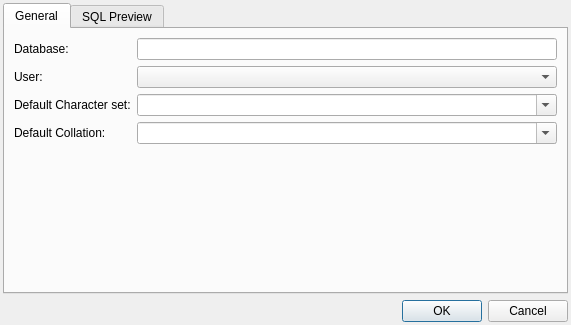
<?xml version="1.0" encoding="UTF-8"?>
<ui version="4.0">
 <class>EditDatabaseDialog</class>
 <widget class="QDialog" name="EditDatabaseDialog">
  <property name="geometry">
   <rect>
    <x>0</x>
    <y>0</y>
    <width>571</width>
    <height>325</height>
   </rect>
  </property>
  <property name="windowTitle">
   <string>Dialog</string>
  </property>
  <layout class="QVBoxLayout" name="verticalLayout">
   <property name="leftMargin">
    <number>3</number>
   </property>
   <property name="topMargin">
    <number>3</number>
   </property>
   <property name="rightMargin">
    <number>3</number>
   </property>
   <property name="bottomMargin">
    <number>3</number>
   </property>
   <item>
    <widget class="QTabWidget" name="tabWidget">
     <property name="currentIndex">
      <number>0</number>
     </property>
     <widget class="QWidget" name="tab">
      <attribute name="title">
       <string>General</string>
      </attribute>
      <layout class="QGridLayout" name="gridLayout">
       <item row="2" column="1">
        <widget class="QComboBox" name="cbox_charset">
         <property name="editable">
          <bool>true</bool>
         </property>
        </widget>
       </item>
       <item row="0" column="1">
        <widget class="QLineEdit" name="le_database"/>
       </item>
       <item row="3" column="0">
        <widget class="QLabel" name="lb_collation">
         <property name="text">
          <string>Default Collation:</string>
         </property>
        </widget>
       </item>
       <item row="2" column="0">
        <widget class="QLabel" name="lb_charset">
         <property name="text">
          <string>Default Character set:</string>
         </property>
        </widget>
       </item>
       <item row="3" column="1">
        <widget class="QComboBox" name="cbox_collation">
         <property name="editable">
          <bool>true</bool>
         </property>
        </widget>
       </item>
       <item row="0" column="0">
        <widget class="QLabel" name="lb_db">
         <property name="text">
          <string>Database:</string>
         </property>
        </widget>
       </item>
       <item row="4" column="0">
        <spacer name="verticalSpacer">
         <property name="orientation">
          <enum>Qt::Vertical</enum>
         </property>
         <property name="sizeHint" stdset="0">
          <size>
           <width>20</width>
           <height>40</height>
          </size>
         </property>
        </spacer>
       </item>
       <item row="1" column="0">
        <widget class="QLabel" name="lb_user">
         <property name="text">
          <string>User:</string>
         </property>
        </widget>
       </item>
       <item row="1" column="1">
        <widget class="QComboBox" name="cbox_user"/>
       </item>
      </layout>
     </widget>
     <widget class="QWidget" name="tab_sqlPreview">
      <attribute name="title">
       <string>SQL Preview</string>
      </attribute>
      <layout class="QVBoxLayout" name="verticalLayout_2">
       <item>
        <widget class="MyEdit" name="te_preview" native="true"/>
       </item>
      </layout>
     </widget>
    </widget>
   </item>
   <item>
    <layout class="QHBoxLayout" name="horizontalLayout">
     <item>
      <spacer name="horizontalSpacer">
       <property name="orientation">
        <enum>Qt::Horizontal</enum>
       </property>
       <property name="sizeHint" stdset="0">
        <size>
         <width>40</width>
         <height>20</height>
        </size>
       </property>
      </spacer>
     </item>
     <item>
      <widget class="QPushButton" name="btn_ok">
       <property name="text">
        <string>OK</string>
       </property>
      </widget>
     </item>
     <item>
      <widget class="QPushButton" name="btn_cancel">
       <property name="text">
        <string>Cancel</string>
       </property>
      </widget>
     </item>
    </layout>
   </item>
  </layout>
 </widget>
 <customwidgets>
  <customwidget>
   <class>MyEdit</class>
   <extends>QWidget</extends>
   <header>myedit.h</header>
  </customwidget>
 </customwidgets>
 <tabstops>
  <tabstop>tabWidget</tabstop>
  <tabstop>le_database</tabstop>
  <tabstop>cbox_charset</tabstop>
  <tabstop>cbox_collation</tabstop>
  <tabstop>btn_ok</tabstop>
  <tabstop>btn_cancel</tabstop>
 </tabstops>
 <resources/>
 <connections/>
</ui>
